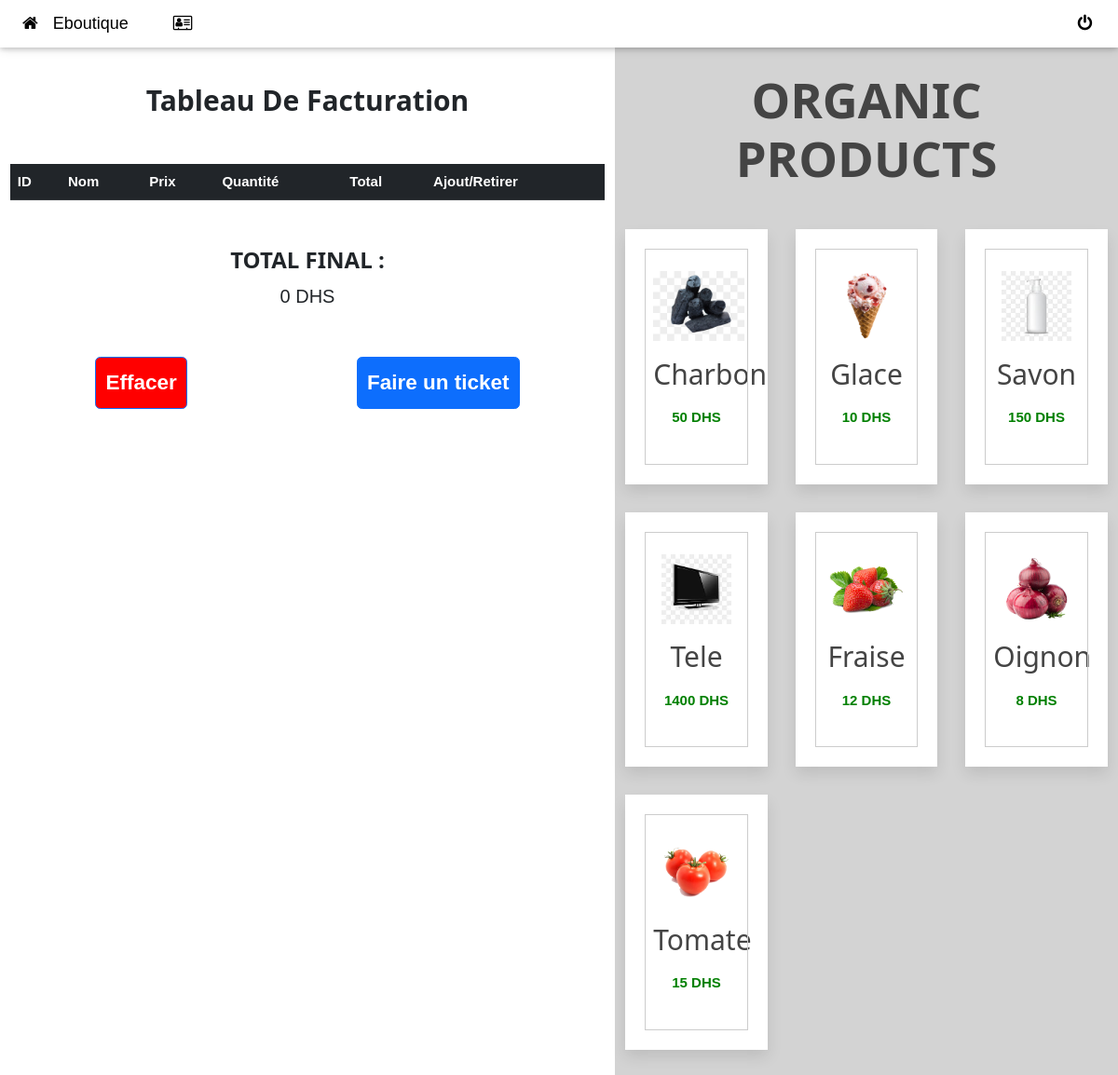
Page /boutique.php (signed in) on the committed database.
### tables this page shows
CREATE TABLE `produit` (
  `id` int(11) NOT NULL,
  `nom` varchar(30) NOT NULL,
  `prix` double NOT NULL,
  `image` varchar(30) NOT NULL
);

### right.php (the view)
<div class="container">
   <h3 class="title"> organic products </h3>
   <div class="products-container">
   <?php
   while ($row = mysqli_fetch_assoc($result)) {?>
      <div class="product "  id="p-<?php echo $row['id'];?>" data-name="p-<?php echo $row['id'];?>" onclick="<?php  $ids = $row['id'];  ?> ajoutProduitTable(<?php echo $row['id'] ;?>)">
         <img src="images/<?php echo $row['image']; ?>" alt="">
         <h3 id="produit-<?php echo $row['id'];?>"><?php echo $row['nom'];?></h3>
         <p class="price-<?php echo $row['id'];?>"><?php echo $row['prix'] ?> DHS</p>
      </div>
      <?php };?>
   </div>
</div>

### boutique.php (shortened to what this page needs)
<?php
   include("config.php");
   $sql  ="Select * from  produit";
   $result = mysqli_query($conn,$sql);
?>
<!DOCTYPE html>
<html lang="en">
<head>
    <link rel="stylesheet" href="css/boutique.css">
    <link rel="stylesheet" href="https://cdn.datatables.net/1.13.1/css/jquery.dataTables.min.css">
    <link rel="stylesheet" href="w3images/w3.css">
    <link rel="stylesheet" href="w3images/font-awesome.min.css">
    <link href="https://cdn.jsdelivr.net/npm/bootstrap@5.2.3/dist/css/bootstrap.min.css" rel="stylesheet">
    <link rel="stylesheet" href="w3images/w3.css">
    <link rel="stylesheet" href="w3images/font-awesome.min.css">
</head>
<body>
<div class="w3-top">
 <div class="w3-bar w3-white w3-left-align w3-large w3-card">
  <a href="index.php" class="w3-bar-item w3-button w3-padding-large w3-theme-d4"><i class="fa fa-home w3-margin-right"></i>eboutique</a>
  <a href="#" class="w3-bar-item w3-button w3-hide-small w3-padding-large w3-hover-gray" title="Ajout User"><i class="fa fa-address-card-o"></i></a>
    <a href="index.php" <?php session_destroy(); ?> data-toggle="modal" data-target="#myModal" class="w3-bar-item w3-button w3-hide-small w3-right w3-padding-large w3-hover-white" title="Info Compte">
    <i class="fa fa-power-off" class="w3-circle" style="height:23px;width:23px" alt="Deconection" ></i>
  </a>
 </div>
</div>
<div class="contain">
<div class="left">
      <?php include('left.php') ?>
</div>
<div class="right">
<?php include('right.php') ?>
</div>
</div>
</body>
</html>

### left.php (shortened to what this page needs)
<div class="container mt-3">
  <h2 style="text-align: center; margin-bottom: 50px; font-weight: bold;">Tableau de Facturation</h2>
  <table class="table table-dark" id="myTable">
    <thead>
      <tr>
        <th>ID</th>
        <th>Nom</th>
        <th>Prix</th>
        <th>Quantité</th>
        <th>Total</th>
        <th>Ajout/Retirer</th>
      </tr>
    </thead>
  </table>
  <h3 style="text-align: center; margin-top: 50px; font-weight: bold;">TOTAL FINAL :</h3>
  <p id="total_final" style="text-align: center; font-size: 20px ;">0 DHS</p>
<div class="les_boutons">
  <button onclick="deleteAllRow()" class="btn btn-primary red ">Effacer</button>
<button type="button" class="btn btn-primary"   onclick="getAllProduct()">
Faire un ticket
</button>
  </div>
</div>

### css/boutique.css (style rules this page uses)
* { margin: 0; padding: 0; box-sizing: border-box; }
.contain { display: flex; height: 100%; }
.left { background-color: white; width: 55%; overflow: hidden; height: 100%; }
.right { background: lightgrey; width: 45%; height: 100% }
.les_boutons { margin-top: 50px; display: flex; justify-content: space-around; align-items: center; }
.les_boutons button { padding: 10px; font-weight: bold; font-size: 1.5rem; }
.les_boutons button.red { background-color: red; outline: none; }
.product p { font-size: 15px; font-weight: bold; color: green; }
* { font-family: 'Nunito', sans-serif; margin:0; padding:0; box-sizing: border-box; outline: none; border:none; text-decoration: none; transition: all .2s linear; text-transform: capitalize; }
html { font-size: 62.5%; overflow-x: hidden; }
body { background: #eee; }
.contain { margin-top: 20px; }
.container { max-width: (1200px); margin:0 auto; padding:3rem 2rem; }
.container .title { font-size: 3.5rem; font-weight: bold; color:#444; margin-bottom: 3rem; text-transform: uppercase; text-align: center; }
.container .products-container { display: grid; grid-template-columns: repeat(auto-fit, minmax(10rem, 1fr)); gap:2rem; }
.container .products-container .product { text-align: center; padding:3rem 2rem; background: #fff; box-shadow: 0 .5rem 1rem rgba(0,0,0,.1); outline: .1rem solid #ccc; outline-offset: -1.5rem; cursor: pointer; }
.container .products-container .product img { height: 5rem; }
.container .products-container .product h3 { padding:.5rem 0; font-size: 2rem; color:#444; }

### w3images/w3.css (style rules this page uses)
*,*:before,*:after { box-sizing:inherit }
html { -ms-text-size-adjust:100%;-webkit-text-size-adjust:100% }
body { margin:0 }
a { background-color:transparent;-webkit-text-decoration-skip:objects }
img { border-style:none }
button,input,select,textarea { font:inherit;margin:0 }
button,input { overflow:visible }
button,select { text-transform:none }
button,html [type=button],[type=reset],[type=submit] { -webkit-appearance:button }
html,body { font-family:Verdana,sans-serif;font-size:15px;line-height:1.5 }
html { overflow-x:hidden }
h2 { font-size:30px }
h3 { font-size:24px }
h1,h2,h3,h4,h5,h6 { font-family:"Segoe UI",Arial,sans-serif;font-weight:400;margin:10px 0 }
img { vertical-align:middle }
a { color:inherit }
.w3-btn,.w3-button { border:none;display:inline-block;padding:8px 16px;vertical-align:middle;overflow:hidden;text-decoration:none;color:inherit;background-color:inherit;text-align:center;cursor:pointer;white-space:nowrap }
.w3-btn,.w3-button { -webkit-touch-callout:none;-webkit-user-select:none;-khtml-user-select:none;-moz-user-select:none;-ms-user-select:none;user-select:none }
.w3-bar { width:100%;overflow:hidden }
.w3-bar .w3-bar-item { padding:8px 16px;float:left;width:auto;border:none;display:block;outline:0 }
.w3-bar .w3-button { white-space:normal }
.w3-container:after,.w3-container:before,.w3-panel:after,.w3-panel:before,.w3-row:after,.w3-row:before,.w3-row-padding:after,.w3-row-padding:before, .w3-cell-row:before,.w3-cell-row:after,.w3-clear:after,.w3-clear:before,.w3-bar:before,.w3-bar:after { content:"";display:table;clear:both }
.w3-top,.w3-bottom { position:fixed;width:100%;z-index:1 }
.w3-top { top:0 }
.w3-card,.w3-card-2 { box-shadow:0 2px 5px 0 rgba(0,0,0,0.16),0 2px 10px 0 rgba(0,0,0,0.12) }
.w3-large { font-size:18px!important }
.w3-left-align { text-align:left!important }
.w3-margin-right { margin-right:16px!important }
.w3-padding-large { padding:12px 24px!important }
.w3-right { float:right!important }
.w3-white,.w3-hover-white:hover { color:#000!important;background-color:#fff!important }

### rows in the picture
produit: image (picture), nom "Charbon", prix "50"
produit: image (picture), nom "Glace", prix "10"
produit: image (picture), nom "Savon", prix "150"
produit: image (picture), nom "Tele", prix "1400"
produit: image (picture), nom "Fraise", prix "12"
produit: image (picture), nom "Oignon", prix "8"
produit: image (picture), nom "Tomate", prix "15"
